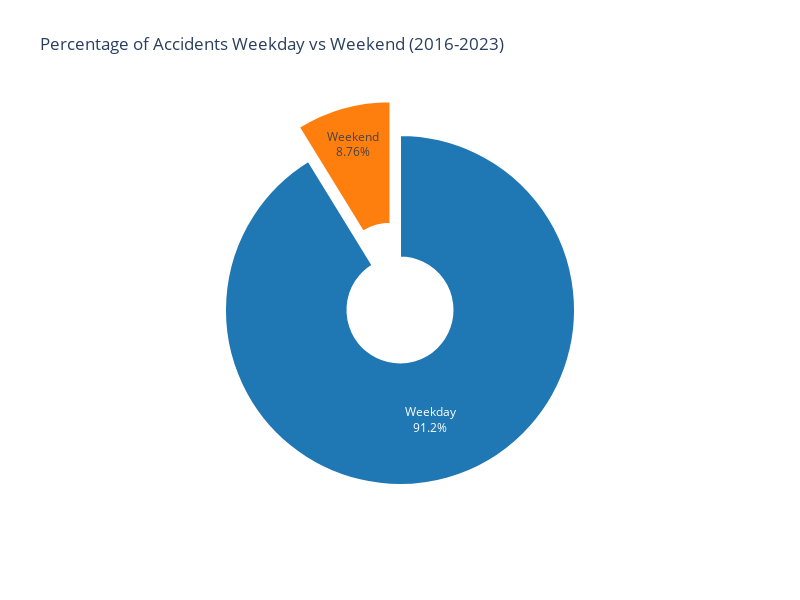

Notebook code for this chart:
### Code cell
### WEEKDAY VS WEEKEND ANALYSIS ###

import pandas as pd
import plotly.graph_objects as go
import pyspark.sql.functions as F

# Compute the count of cases for weekdays and weekends
weekday_df = df_pyspark_clean.select(F.dayofweek('Start_Time').alias('Day')).groupBy('Day').count().filter(F.col('Day') < 7)
weekend_df = df_pyspark_clean.select(F.dayofweek('Start_Time').alias('Day')).groupBy('Day').count().filter(F.col('Day') >= 7)

# Compute the total number of weekday and weekend cases
total_weekday_cases = weekday_df.agg(F.sum('count')).collect()[0][0]
total_weekend_cases = weekend_df.agg(F.sum('count')).collect()[0][0]

# Compute the percentage of weekday and weekend cases
weekday_percentage = (total_weekday_cases / (total_weekday_cases + total_weekend_cases)) * 100
weekend_percentage = (total_weekend_cases / (total_weekday_cases + total_weekend_cases)) * 100

# Create the DataFrame for the pie chart
pie_df = pd.DataFrame({'Type': ['Weekday', 'Weekend'], 'Percentage': [weekday_percentage, weekend_percentage]})

# Create the pie chart
fig = go.Figure(data=[go.Pie(
    labels=pie_df['Type'],
    values=pie_df['Percentage'],
    pull=[0, 0.2],  # Pull the "Weekend" slice to create an exploded effect
    textinfo='label+percent',  # Display only the percentage values on the labels
    textfont=dict(size=12),
    marker=dict(
        colors=['#1f77b4', '#ff7f0e'],
        line=dict(color='#ffffff', width=2)
    ),
    hole=0.3  # Create a donut shape by setting the hole size
)])

# Configure the layout
fig.update_layout(
    title='\nPercentage of Accidents\nWeekday vs Weekend (2016-2023)\n',
    showlegend=False,
    height=600,  # Increase figure height for better visibility
    width=800  # Increase figure width for better visibility
)

# Show the figure
fig.show()

### Figure 1 — Plotly figure (JSON) as saved in the notebook; plotly's stock layout.template omitted (floating-point values rounded to 4 significant figures)
{"data": [{"hole": 0.3, "labels": ["Weekday", "Weekend"], "marker": {"colors": ["#1f77b4", "#ff7f0e"], "line": {"color": "#ffffff", "width": 2}}, "pull": [0, 0.2], "textfont": {"size": 12}, "textinfo": "label+percent", "type": "pie", "values": [91.24, 8.763]}], "layout": {"height": 600, "showlegend": false, "title": {"text": "\nPercentage of Accidents\nWeekday vs Weekend (2016-2023)\n"}, "width": 800}}
